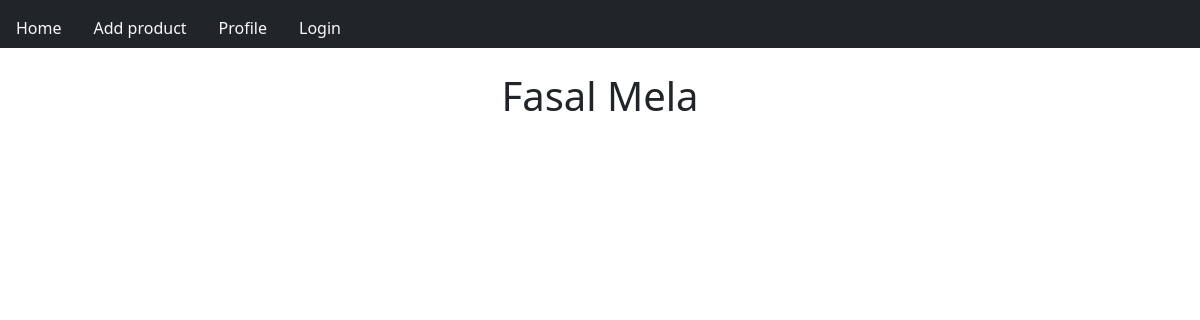
The app's page /, older data.
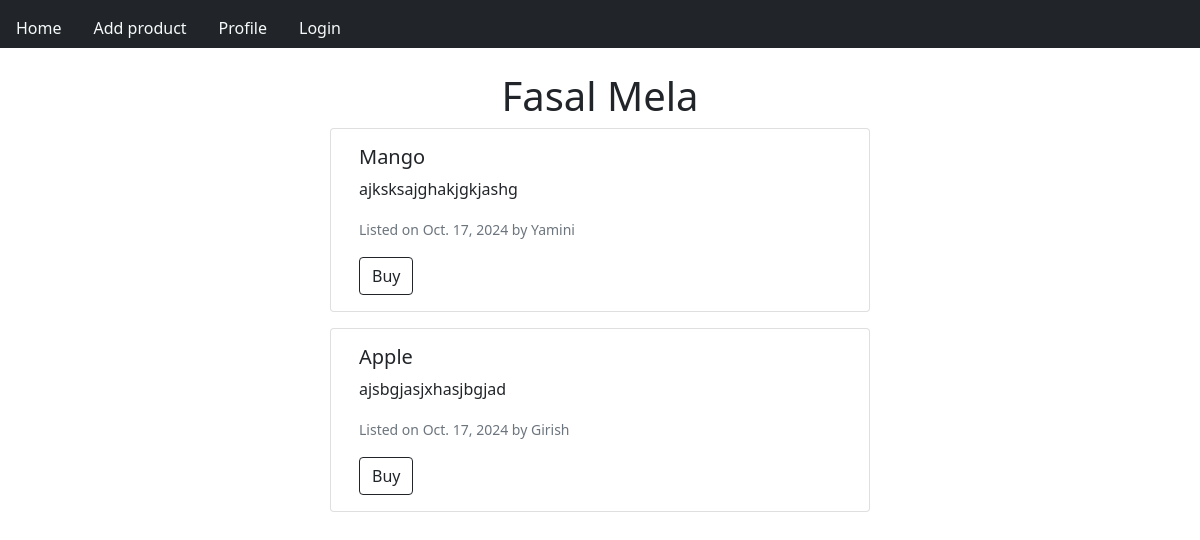
The same page, newer data.
### base/models.py (models this page shows, shortened)
class Item(models.Model):
    title = models.CharField(max_length=100)
    price = models.FloatField()
    category = models.ManyToManyField(Category)
    label = models.CharField(max_length=100)
    description = models.TextField()
    listedBy = models.ForeignKey(User, on_delete=models.CASCADE)
    listedAt = models.DateTimeField(auto_now_add=True)
    updatedAt = models.DateTimeField(auto_now=True)

### base/views.py (the view)
# urls.py: path('', views.index, name='index'),
def index(request):
    items = Item.objects.all()
    context = {
        'items': items
    }
    return render(request, 'home.html', context)

### templates/home.html
{% extends 'base.html' %}
{% block content %}
<h1 class="text-center pt-4">Fasal Mela</h1>
{% for item in items %}
<div class="card mb-3 container d-flex justify-content-centero" style="max-width: 540px;">
    <div class="row g-0">
        <div class="col-md-8">
            <div class="card-body">
                <h5 class="card-title">{{ item.title }}</h5>
                <p class="card-text">{{ item.description }}</p>
                <p class="card-text"><small class="text-muted">Listed on {{ item.listedAt|date }} by {{ item.listedBy }}</small></p>
                <a href="{% url 'buyItem' item.id %}" class="btn btn-outline-dark">Buy</a>
            </div>
        </div>
    </div>
</div>
{% endfor %}
{% endblock %}

### templates/base.html (shortened to what this page needs)
<!DOCTYPE html>
<html lang="en">
<head>
    <link href="https://cdn.jsdelivr.net/npm/bootstrap@5.0.2/dist/css/bootstrap.min.css" rel="stylesheet">
</head>
<body>
    {% include 'navbar.html' %}
    {%block content%}
    {%endblock%}
</body>
</html>

### templates/navbar.html
<ul class="nav pt-2 nav-dark bg-dark">
    <li class="nav-item">
      <a class="nav-link text-light" aria-current="page" href="{% url 'index' %}">Home</a>
    </li>
    <li class="nav-item">
      <a class="nav-link text-light" href="{% url 'addItem' %}">Add product</a>
    </li>
    <li class="nav-item">
      <a class="nav-link text-light" href="{% url 'profile' %}">Profile</a>
    </li>
    <li class="nav-item">
    {% if user.is_authenticated %}
    <form action="{% url 'logout' %}" method="POST">
        {% csrf_token %}
      <button type="submit" class="nav-link text-light bg-dark btn btn-link">Logout</button>
    </form>
    {% else %}
      <a class="nav-link text-light" href="{% url 'login' %}" tabindex="-1" aria-disabled="true">Login</a>
    {% endif %}
    </li>
  </ul>

Row changes from the older to the newer data that the page shows:
added Item: title "Mango", description "ajksksajghakjgkjashg", listedAt "Oct. 17, 2024", listedBy "Yamini"
added Item: title "Apple", description "ajsbgjasjxhasjbgjad", listedAt "Oct. 17, 2024", listedBy "Girish"
